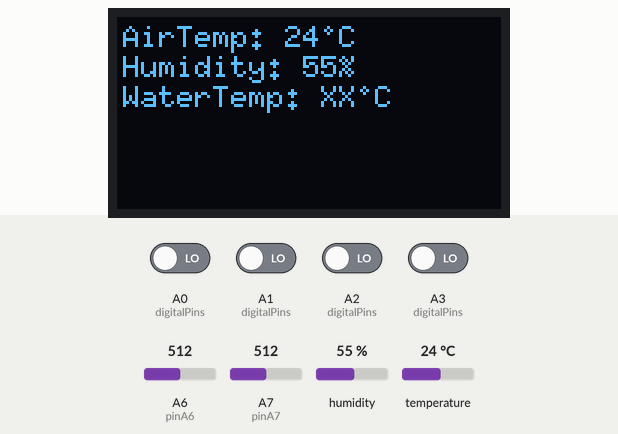
Recording of a sketch running on a simulated Arduino Nano, built with avr-gcc and run on an emulated ATmega328P. On the bench: 128×64 one-colour display. Inputs (shaded band) come from the test bench; at power-on: A0 (digitalPins), A1 (digitalPins), A2 (digitalPins), A3 (digitalPins) LOW, A6 (pinA6) = 512, humidity 55 %, A7 (pinA7) = 512, temperature 24 °C. What the sketch prints to the serial monitor is not drawn.

Above: at 1.5 s.
1.6 s: A6 (pinA6) set to 596
3.1 s: A6 (pinA6) set to 626
At 4.7 s:
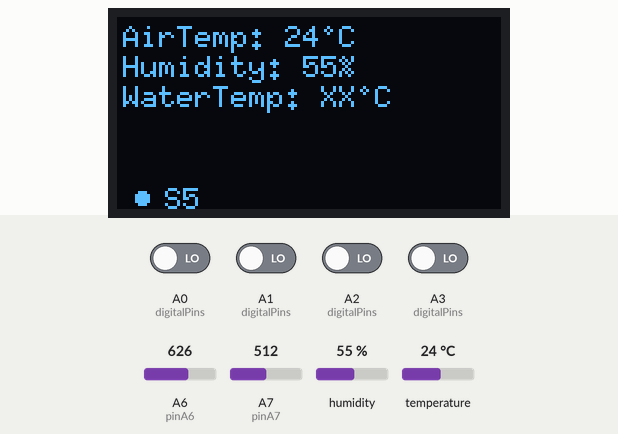
5.3 s: humidity set to 22 %
At 8.0 s:
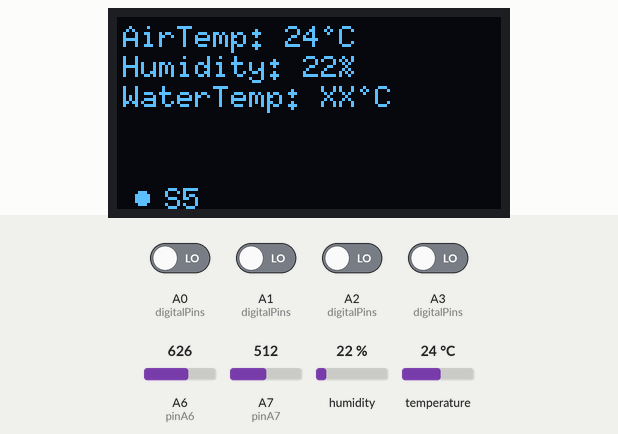
8.3 s: A7 (pinA7) set to 716
At 9.2 s:
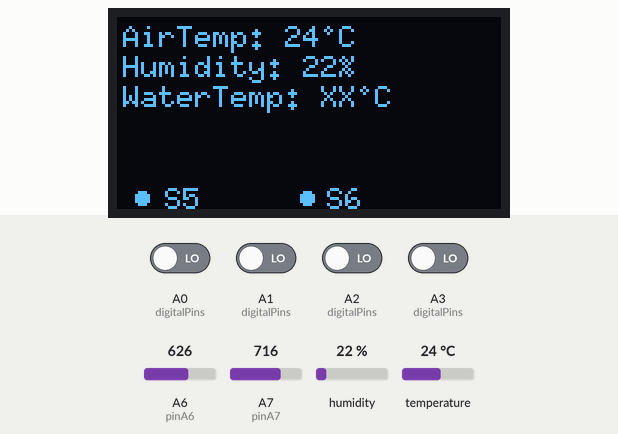
10.3 s: A0 (digitalPins) driven HIGH
At 12.0 s:
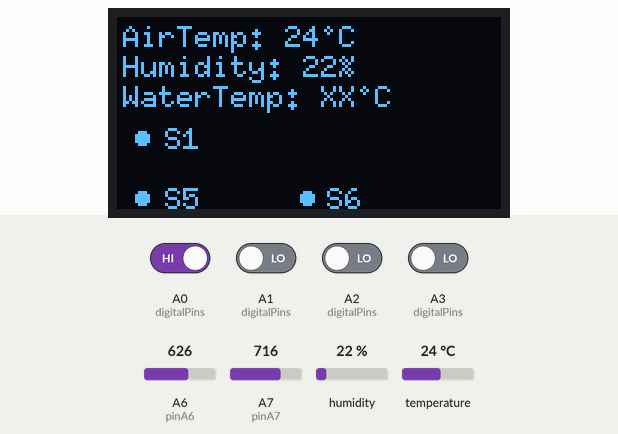
12.3 s: A1 (digitalPins) driven HIGH
At 13.3 s:
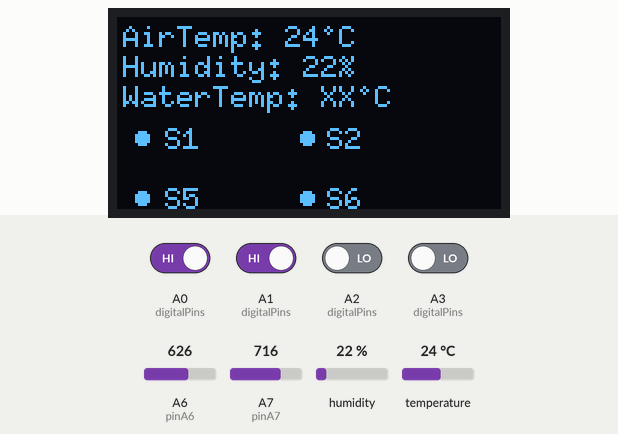
Timing chart, 0 to 15.3 s (numbered marks = the images above; inputs shaded):
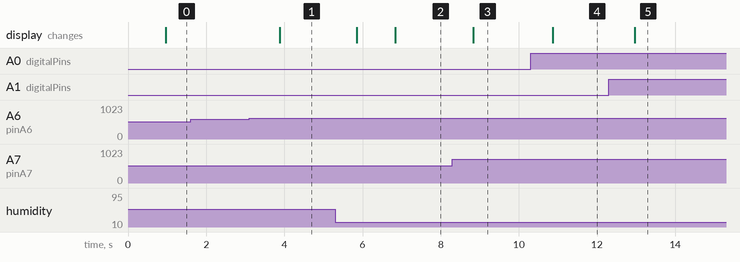

Measured:
- the behaviour switches between 613 and 614 on A6 (pinA6) (found by bisection; images 0 and 1)
- after the input at 1.6 s, every drawn part: stays the same
- after the input at 3.1 s, the display: changes after 0.78 s (image 1)
- after the input at 5.3 s, the display: first changes after 0.56 s (image 2 shows a later state)
- after the input at 8.3 s, the display: changes after 0.53 s (image 3)
- after the input at 10.3 s, the display: changes after 0.57 s (image 4)
- after the input at 12.3 s, the display: changes after 0.66 s (image 5)

The sketch:

BoatProject_Option2.ino
```cpp
#include <Adafruit_AHT10.h> // Sensor Chip
#include <U8glib.h> // Preferred Library

U8GLIB_SSD1306_128X64 u8g(U8G_I2C_OPT_NONE|U8G_I2C_OPT_DEV_0);
Adafruit_AHT10 aht;
sensors_event_t humidity, temp;

/**
* Documentation & Notes
* Author: Jasmine Montrichard
* Comments: I DID THIS AT 14???????? JWQIJEOQJWEADL AND THIS IS MY FIRST TIME TOO??? AND I GOT PAID $50???
* ^^ With some help, obviously...
*
* Notes:
*
* S1 - A0 - Digital
* S2 - A1 - Digital
* S3 - A2 - Digital
* S4 - A3 - Digital
* S5 - A5 - Analog
* S6 - A6 - Analog
 */

// Analog Pins
int pinA6 = A6;
int readValA6;
int V1 = 0;

int pinA7 = A7;
int readValA7;
int V2 = 0;

int analogToDigital(int arrInfo[]) {
  // pin, readVal, finalVal
  // 0,   1,       2,
  arrInfo[1] = analogRead(arrInfo[0]);
  arrInfo[2] = (5./1023.)*arrInfo[1];
  return arrInfo[2];
}

void systemDraw_analogRead(int arrInfo[], int pin, int d1, int d2, int d3, int p1, int p2, String s) {
  int finalVal = analogToDigital(arrInfo);

  if (finalVal >= 3) {
    u8g.drawDisc(d1, d2, d3);
    u8g.setPrintPos(p1, p2);
    u8g.print(s);
  }
}

void systemDraw_digitalRead(int pinStatus, int d1, int d2, int d3, int p1, int p2, String s) {
  if (pinStatus == HIGH) {
    u8g.drawDisc(d1, d2, d3);
    u8g.setPrintPos(p1, p2);
    u8g.print(s);
  }
}

void u8g_setup() {
  aht.getEvent(&humidity, &temp); // populate temp and humidity objects with fresh data
  u8g.setFont(u8g_font_6x10);

  // Sensors
  u8g.setPrintPos(2, 10);
  u8g.print("AirTemp: "); u8g.print(temp.temperature, 0); u8g.print(char(176)); u8g.print("C");
  u8g.setPrintPos(2, 20);
  u8g.print("Humidity: "); u8g.print(humidity.relative_humidity, 0); u8g.print("%");
  u8g.setPrintPos(2, 30);
  u8g.print("WaterTemp: "); u8g.print("XX"); u8g.print(char(176)); u8g.print("C");

  // Indicators
  int digitalPins[] = { digitalRead(A0), digitalRead(A1), digitalRead(A2), digitalRead(A3) };

  /* pinStatus array, 1st draw, 2nd draw, 3rd draw, 1st printPos, 2nd printPos, system num */
  systemDraw_digitalRead(digitalPins[0], 8, 40, 2, 16, 44, "S1");
  systemDraw_digitalRead(digitalPins[1], 63, 40, 2, 70, 44, "S2");
  systemDraw_digitalRead(digitalPins[2], 8, 50, 2, 16, 54, "S3");
  systemDraw_digitalRead(digitalPins[3], 63, 50, 2, 70, 54, "S4");

  /* pin, readVal, finalVal */
  int A6Info[] = { pinA6, readValA6, V1 };
  int A7Info[] = { pinA7, readValA7, V2 };

  systemDraw_analogRead(A6Info, A6Info[0], 8, 60, 2, 16, 64, "S5");
  systemDraw_analogRead(A7Info, A7Info[0], 63, 60, 2, 70, 64, "S6");
}

void setup() {
  pinMode(readValA6, INPUT);
  pinMode(readValA7, INPUT);
  Serial.begin(115200);

  Serial.println("Starting program...");

  if (!aht.begin()) {
    Serial.println("Could not find AHT10");
    while (1) delay(10); // Sleep mode
  }
  Serial.println("AHT10 found");
}

void loop() {
  u8g.firstPage();
  do {
    u8g_setup();
  } while( u8g.nextPage() );
}
```
